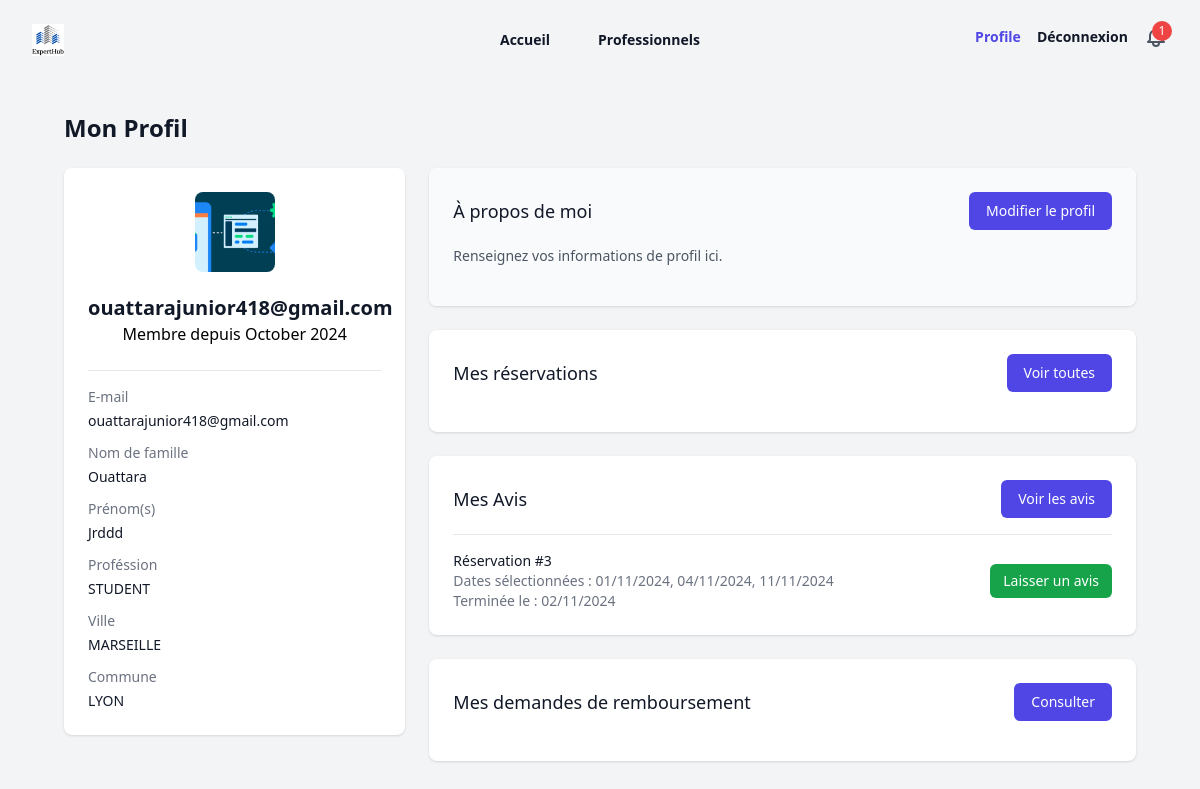
Screenshot of /profile/ (signed in) with the database file from the repository.
### profiles/models.py (models this page shows, shortened)
class Profile(models.Model):
    PROFESSION_CHOICES = [
        ('STUDENT', 'Étudiant'),
        ('TEACHER', 'Enseignant'),
        ('ENGINEER', 'Ingénieur'),
        ('DOCTOR', 'Médecin'),
        ('OTHER', 'Autre'),
    ]
    CITY_CHOICES = [
        ('PARIS', 'Paris'),
        ('LYON', 'Lyon'),
        ('MARSEILLE', 'Marseille'),
        ('TOULOUSE', 'Toulouse'),
        ('BORDEAUX', 'Bordeaux'),
    ]
    COMMUNE_CHOICES = [
        ('PARIS', 'Paris'),
        ('LYON', 'Lyon'),
        ('MARSEILLE', 'Marseille'),
        ('TOULOUSE', 'Toulouse'),
        ('BORDEAUX', 'Bordeaux'),
    ]
    user = models.OneToOneField(User, on_delete=models.CASCADE)
    first_name = models.CharField("Prénom", max_length=50, blank=True)
    last_name = models.CharField("Nom", max_length=50, blank=True)
    profession = models.CharField("Profession", max_length=20, choices=PROFESSION_CHOICES, blank=True)
    city = models.CharField("Ville", max_length=20, choices=CITY_CHOICES, blank=True)
    commune = models.CharField("Commune", max_length=20, choices=COMMUNE_CHOICES, blank=True)
    profile_image = models.ImageField(
        "Photo de profil",
        upload_to='profile_images/',
        blank=True,
        null=True
    )

### reservations/models.py (models this page shows, shortened)
class Reservation(models.Model):
    objects = ReservationManager()
    professionnel = models.ForeignKey(
        Professionnel,
        on_delete=models.CASCADE,
        related_name="reservations"
    )
    client = models.ForeignKey(
        settings.AUTH_USER_MODEL,
        on_delete=models.CASCADE
    )
    description = models.TextField(
        verbose_name="Description de la demande",
        help_text="Décrivez le travail que vous souhaitez faire réaliser"
    )
    phone = models.CharField(
        max_length=20,
        verbose_name="Numéro de téléphone"
    )
    selected_dates = models.JSONField(
        verbose_name="Dates sélectionnées",
        help_text="Les dates de réservation sélectionnées"
    )
    created_at = models.DateTimeField(
        auto_now_add=True,
        verbose_name="Date de création"
    )
    status = models.CharField(
        max_length=20,
        choices=ReservationStatus.choices,
        default=ReservationStatus.PENDING,
        verbose_name="Statut"
    )
    last_status_change = models.DateTimeField(
        auto_now_add=True,
        verbose_name="Dernière modification du statut"
    )
    cancelled_at = models.DateTimeField(null=True, blank=True)
    total_price = models.DecimalField(
        max_digits=10,
        decimal_places=2,
        verbose_name="Prix total",
        help_text="Prix total basé sur le nombre de jours × tarif journalier",
        editable=False
    )
    class Meta:
        ordering = ['-created_at']
        constraints = [
            models.UniqueConstraint(
                fields=["professionnel", "client", "created_at"],
                name="unique_reservation"
            )
        ]

### profiles/views.py (the view)
# urls.py: path('profile/', views.profile_view, name='profile'),
@login_required
def profile_view(request):
    profile, created = Profile.objects.get_or_create(user=request.user)
    if request.method == 'POST':
        form = ProfileForm(request.POST, request.FILES, instance=profile)
        if form.is_valid():
            form.save()
            messages.success(request, 'Votre profil a été mis à jour avec succès!', extra_tags='profile_update')
            return redirect(reverse('profiles:profile'))
    else:
        form = ProfileForm(instance=profile)
    completed_reservations = Reservation.objects.filter(
        client=request.user,
        status=ReservationStatus.COMPLETED
    ).order_by('-last_status_change')
    for reservation in completed_reservations:
        if isinstance(reservation.selected_dates, str):
            try:
                dates_list = json.loads(reservation.selected_dates)
                formatted_dates = []
                for date_str in dates_list:
                    if isinstance(date_str, str) and date_str.strip():
                        try:
                            date_obj = datetime.strptime(date_str.strip(), '%Y-%m-%d')
                            formatted_dates.append(date_obj.strftime('%d/%m/%Y'))
                        except ValueError:
                            continue
                reservation.formatted_dates = formatted_dates
            except json.JSONDecodeError:
                reservation.formatted_dates = []
        else:
            reservation.formatted_dates = []
    return render(request, 'profiles/profile.html', {
        'form': form,
        'completed_reservations': completed_reservations
    })

### profiles/templatetags/form_tags.py (called while the page is built)
@register.filter(name='addclass')
def addclass(field, css_class):
    return field.as_widget(attrs={"class": css_class})

### reservations/managers.py (called while the page is built)
    def get_queryset(self):
        return ReservationQuerySet(self.model, using=self._db)

### profiles/templates/profiles/profile.html (shortened to what this page needs)
{% extends "base.html" %}
{% load static %}
{% load form_tags %}
{% block content %}
<div class="min-h-screen bg-gray-100">
    <div class="py-6">
        <div class="max-w-7xl mx-auto px-4 sm:px-6 lg:px-8 mb-6">
            <h1 class="text-2xl font-semibold text-gray-900">Mon Profil</h1>
        </div>
        <div class="max-w-7xl mx-auto px-4 sm:px-6 lg:px-8">
            <div class="grid grid-cols-1 gap-6 lg:grid-cols-3">
                <div class="lg:col-span-1">
                    <div class="bg-white shadow rounded-lg mb-6">
                        <div class="p-6">
                            <div class="text-center">
    {% if user.profile.profile_image %}
        <div class="inline-block h-20 w-20 overflow-hidden rounded-lg mb-4">
            <img src="{{ user.profile.profile_image.url }}"
                 class="h-full w-full object-cover"
                 alt="Photo de profil">
        </div>
    {% else %}
        <div class="inline-block h-20 w-20 rounded-lg bg-gray-200 mb-4 flex items-center justify-center">
            <span class="text-4xl text-gray-500">
                {{ user.email|slice:":1"|upper }}
            </span>
        </div>
    {% endif %}
    <h2 class="text-xl font-semibold text-gray-900">{{ user.email }}</h2>
    <p>Membre depuis {{ user.date_joined|date:"F Y" }}</p>
</div>
                            <div class="mt-6 border-t border-gray-200 pt-4">
                                <dl class="space-y-3">
                                    <div>
                                        <dt class="text-sm font-medium text-gray-500">E-mail</dt>
                                        <dd class="mt-1 text-sm text-gray-900">{{ user.email }}</dd>
                                    </div>
                                    <div>
                                        <dt class="text-sm font-medium text-gray-500">Nom de famille</dt>
                                        <dd class="mt-1 text-sm text-gray-900">{{ user.profile.last_name|default:"Non renseigné" }}</dd>
                                    </div>
                                    <div>
                                        <dt class="text-sm font-medium text-gray-500">Prénom(s)</dt>
                                        <dd class="mt-1 text-sm text-gray-900">{{ user.profile.first_name|default:"Non renseignée" }}</dd>
                                    </div>
                                    <div>
                                        <dt class="text-sm font-medium text-gray-500">Proféssion</dt>
                                        <dd class="mt-1 text-sm text-gray-900">{{ user.profile.profession|default:"Non renseignée" }}</dd>
                                    </div>
                                    <div>
                                        <dt class="text-sm font-medium text-gray-500">Ville</dt>
                                        <dd class="mt-1 text-sm text-gray-900">{{ user.profile.city|default:"Non renseignée" }}</dd>
                                    </div>
                                    <div>
                                        <dt class="text-sm font-medium text-gray-500">Commune</dt>
                                        <dd class="mt-1 text-sm text-gray-900">{{ user.profile.commune|default:"Non renseignée" }}</dd>
                                    </div>
                                </dl>
                            </div>
                        </div>
                    </div>
                </div>
                <div class="lg:col-span-2">
                    <div class="bg-white shadow rounded-lg mb-6">
                        <div class="p-6 bg-gray-50 rounded-lg ">
                            <div class="flex justify-between items-center mb-4">
                                <h3 class="text-lg font-medium text-gray-900">À propos de moi</h3>
                                <button type="button"
    onclick="document.getElementById('profile-modal').classList.remove('hidden')"
    class="inline-flex items-center px-4 py-2 border border-transparent text-sm font-medium rounded-md text-white bg-indigo-600 hover:bg-indigo-700 focus:ring-2 focus:ring-indigo-500 focus:ring-offset-2 w-30">
    Modifier le profil
</button>
                            </div>
                            <p class="text-sm text-gray-600 mb-4">
                                Renseignez vos informations de profil ici.
                            </p>
                        </div>
                    </div>
                    <div class="bg-white shadow rounded-lg mb-6">
                        <div class="p-6">
                            <div class="flex justify-between items-center mb-4">
                                <h3 class="text-lg font-medium text-gray-900">Mes réservations</h3>
                                <a href="{% url 'reservation_list' %}"
                                    class="inline-flex items-center px-4 py-2 border border-transparent text-sm font-medium rounded-md text-white bg-indigo-600 hover:bg-indigo-700 w-30">
                                    Voir toutes
                                </a>
                            </div>
                        </div>
                    </div>
                    <div class="bg-white shadow rounded-lg mb-6">
                        <div class="p-6">
                            <div class="flex justify-between items-center mb-4">
                                <h3 class="text-lg font-medium text-gray-900">Mes Avis</h3>
                                <a href="{% url 'avis:avis_list' %}"
                                   class="inline-flex items-center px-4 py-2 border border-transparent text-sm font-medium rounded-md text-white bg-indigo-600 hover:bg-indigo-700">
                                    Voir les avis
                                </a>
                            </div>
                            {% if completed_reservations %}
                            <div class="mt-4 space-y-4">
                                {% for reservation in completed_reservations %}
                                <div class="border-t border-gray-200 pt-4">
                                    <div class="flex justify-between items-center">
                                        <div>
                                            <p class="text-sm font-medium text-gray-900">Réservation #{{ reservation.id }}</p>
                                            {% if reservation.formatted_dates %}
                                                <p class="text-sm text-gray-500">Dates sélectionnées : {{ reservation.formatted_dates|join:", " }}</p>
                                            {% else %}
                                                <p class="text-sm text-gray-500">Dates sélectionnées : Non spécifiées</p>
                                            {% endif %}
                                            <p class="text-sm text-gray-500">Terminée le : {{ reservation.last_status_change|date:"d/m/Y" }}</p>
                                        </div>
                                        <div>
                                            {% if not reservation.avis %}
                                                <a href="{% url 'avis:avis_create' reservation.id %}"
                                                class="inline-flex items-center px-3 py-1.5 border border-transparent text-sm font-medium rounded-md text-white bg-green-600 hover:bg-green-700">
                                                    Laisser un avis
                                                </a>
                                            {% else %}
                                                <a href="{% url 'avis:avis_edit' reservation.avis.id %}"
                                                class="inline-flex items-center px-3 py-1.5 border border-gray-300 text-sm font-medium rounded-md text-gray-700 bg-white hover:bg-gray-50">
                                                    Modifier mon avis
                                                </a>
                                            {% endif %}
                                        </div>
                                    </div>
                                </div>
                                {% endfor %}
                            </div>
                            {% else %}
                                <p class="text-sm text-gray-500">Aucune réservation terminée.</p>
                            {% endif %}
                        </div>
                    </div>
                <div class="bg-white shadow rounded-lg mb-6">
                    <div class="p-6">
                        <div class="flex justify-between items-center mb-4">
                            <h3 class="text-lg font-medium text-gray-900">Mes demandes de remboursement</h3>
                            <a href="{% url 'remboursements:refund_request_list' %}" class="inline-flex items-center px-4 py-2 border border-transparent text-sm font-medium rounded-md text-white bg-indigo-600 hover:bg-indigo-700">
                                Consulter
                            </a>
                        </div>
                    </div>
                </div>
                </div>
            </div>
        </div>
    </div>
</div>
{% endblock %}

### rows the page displays
Reservation: id "3", formatted_dates "01/11/2024, 04/11/2024, 11/11/2024", last_status_change "02/11/2024"

### other values shown
{{ user.email }} "ouattarajunior418@gmail.com"
{{ user.date_joined|date:"F Y" }} "October 2024"
{{ user.profile.last_name|default:"Non renseigné" }} "Ouattara"
{{ user.profile.first_name|default:"Non renseignée" }} "Jrddd"
{{ user.profile.profession|default:"Non renseignée" }} "STUDENT"
{{ user.profile.city|default:"Non renseignée" }} "MARSEILLE"
{{ user.profile.commune|default:"Non renseignée" }} "LYON"
